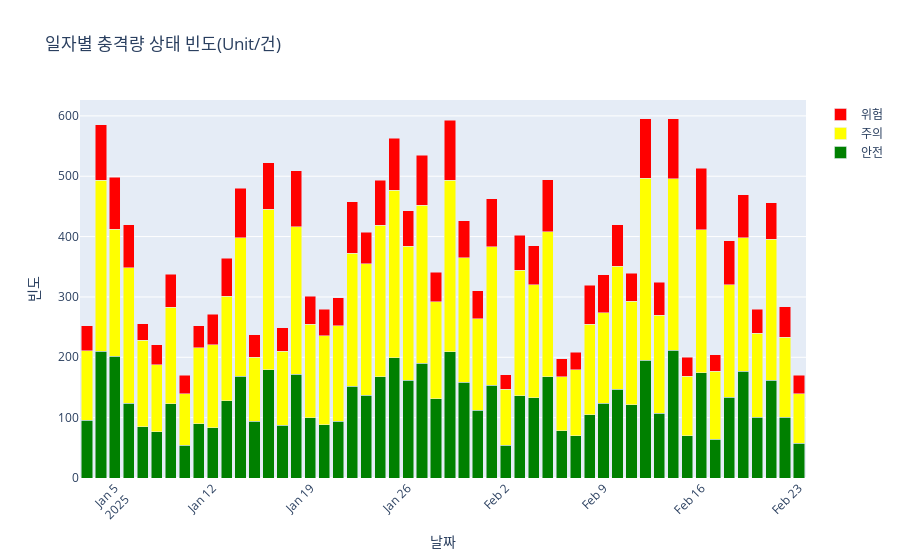

Write notebook code for a chart like this one.
### Markdown cell above
## 막대 밀도 그래프

### Code cell
# 날짜 범위 생성 (2025-01-03부터 2025-02-23까지)
dt_rg = pd.date_range(start='2025-01-03', end='2025-02-23', freq='D')

# 각 날짜별 샘플 수 (400~600개 사이의 랜덤 수 생성)
np.random.seed(42)
samples_per_day = np.random.randint(150, 601, size=len(dt_rg))

# 각 날짜별 충격량 생성
shock_values = []
for n_samples in samples_per_day:
    # 안전(0~0.7), 주의(0.7~1.3), 위험(1.3~2.0) 비율로 충격량 분포
    safety = np.random.uniform(0, 0.7, int(n_samples * 0.8))  # 80% 안전
    caution = np.random.uniform(0.7, 1.5, int(n_samples * 0.19))  # 15% 주의
    danger = np.random.uniform(1.5, 2.0, int(n_samples * 0.01))  # 5% 위험
    shock_values.extend(np.concatenate([safety, caution, danger]))

# 각 날짜에 대해 충격량 상태 할당
date_list = []
condition_list = []

# 충격량 상태를 각 날짜에 매핑
for date, n_samples in zip(dt_rg, samples_per_day):
    for _ in range(n_samples):
        date_list.append(date)
        condition_list.append('안전' if np.random.uniform(0, 2) < 0.7 else '주의' if np.random.uniform(0, 2) < 1.5 else '위험')

# 데이터프레임 생성
shock_df = pd.DataFrame({
    'date': date_list,
    'condition': condition_list
})

# 각 날짜별 상태 빈도 계산
condition_counts = shock_df.groupby(['date', 'condition']).size().unstack(fill_value=0)

# 시각화: 각 날짜별 상태 빈도 막대 그래프
fig = go.Figure()

# 각 상태에 대해 트레이스를 추가
for condition in ['안전', '주의', '위험']:
    fig.add_trace(go.Bar(
        x=condition_counts.index,  # 날짜
        y=condition_counts[condition],  # 상태 빈도
        name=condition,
        marker_color='green' if condition == '안전' else ('yellow' if condition == '주의' else 'red')
    ))

# 레이아웃 설정
fig.update_layout(
    title='일자별 충격량 상태 빈도(Unit/건)',
    xaxis_title='날짜',
    yaxis_title='빈도',
    barmode='stack',  # 스택형 그래프
    xaxis=dict(tickangle=-45),  # 날짜 레이블 각도 조정
)

# 그래프 표시
fig.show()
